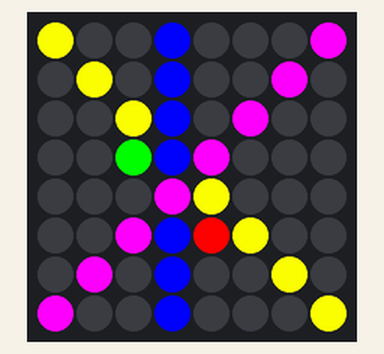
A program run on a simulated Raspberry Pi (BCM pin numbers) with a Sense HAT. Shown: the Sense HAT's 8×8 RGB LED matrix. What the program prints to the terminal is not drawn. At 0.0 s the program stops and its outputs stay as they are.

Above: at 0.1 s.

The program:

Class_MySenseHat_David_Kuster.py
```python
#!/usr/bin/python
# Author: David Kuster

#from sense_emu import SenseHat
from sense_hat import SenseHat
import math

class MySenseHat(SenseHat):
    """
    Unterklasse von SenseHat.
    - Überschreibt __init__()
    - Erweiterte set_pixel()-Methode:
        * akzeptiert int, float, str als Koordinaten
        * prüft Wertebereiche (0–7)
        * ignoriert Pixel ausserhalb
    - Neue Methode draw_line() zum Zeichnen von Linien mit robuster Berechnung.
    """

    def __init__(self):
        """
        Konstruktor der Unterklasse.
        Ruft den Konstruktor der Oberklasse auf und gibt eine Info-Meldung aus.
        """
        super().__init__()
        print("MySenseHat initialisiert")

    def set_pixel(self, x, y, r, g=None, b=None):
        """
        Erweiterte Version von set_pixel():
        - akzeptiert int, float, str für x und y
        - konvertiert und rundet Koordinaten automatisch
        - prüft, ob Koordinaten im Bereich [0..7] liegen
        - ignoriert ungültige Pixel ausserhalb des Bereiches
        - akzeptiert RGB entweder als Tupel oder als Einzelwerte
        """
        try:
            x = int(round(float(x)))
            y = int(round(float(y)))
        except (ValueError, TypeError):
            print(f"Ungültige Koordinaten: x={x}, y={y}")
            return

        if not (0 <= x <= 7 and 0 <= y <= 7):
            print(f"Pixel ausserhalb des Bereiches: x={x}, y={y}")
            return

        if isinstance(r, (list, tuple)):
            super().set_pixel(x, y, r[0], r[1], r[2])
        else:
            super().set_pixel(x, y, r, g, b)

    def draw_line(self, x_start, y_start, x_end, y_end, color=(255, 255, 255)):
        """
        Zeichnet eine Linie zwischen zwei Punkten (x_start, y_start) und (x_end, y_end).

        Eigenschaften:
        - Start- und Endpunkte können ausserhalb des LED-Matrix-Bereichs liegen
        - vertikale Linien (dx = 0) werden gesondert behandelt
        - bei steilen Linien (a > 1 oder a < -1) wird in y-Schritten gezeichnet
        - bei flachen Linien in x-Schritten
        """
        try:
            x_start, y_start = float(x_start), float(y_start)
            x_end, y_end = float(x_end), float(y_end)
        except ValueError:
            print("Ungültige Start-/Endkoordinaten")
            return

        dx = x_end - x_start
        dy = y_end - y_start

        if dx == 0:  # vertikale Linie
            y_min, y_max = sorted([y_start, y_end])
            for y in range(int(math.floor(y_min)), int(math.ceil(y_max)) + 1):
                self.set_pixel(x_start, y, color)
        else:
            a = dy / dx
            b = y_start - a * x_start

            if abs(a) <= 1:
                # in x-Schritten durchlaufen
                x_min, x_max = sorted([x_start, x_end])
                for x in range(int(math.floor(x_min)), int(math.ceil(x_max)) + 1):
                    y = a * x + b
                    self.set_pixel(x, y, color)
            else:
                # in y-Schritten durchlaufen
                y_min, y_max = sorted([y_start, y_end])
                for y in range(int(math.floor(y_min)), int(math.ceil(y_max)) + 1):
                    x = (y - b) / a
                    self.set_pixel(x, y, color)


# ================================
# Testprogramm (Test-Driven Style)
# ================================
if __name__ == "__main__":
    """
    Testprogramm für MySenseHat:
    - Erstellt ein MySenseHat-Objekt
    - Testet set_pixel() mit gültigen, ungültigen und konvertierbaren Werten
    - Testet draw_line() mit verschiedenen Fällen
    """
    sense = MySenseHat()
    sense.clear()
    sense.set_rotation(180)  # Drehen, damit es richtig rum ist

    # 1) Pixel korrekt setzen
    sense.set_pixel(4, 5, 255, 0, 0)       # rot
    sense.set_pixel("2", "3", (0, 255, 0)) # grün

    # 2) Pixel ausserhalb Bereich (Fehlerfall, sollte nicht crashen)
    sense.set_pixel(8, 5, 0, 255, 0)

    # 3) Linien zeichnen (verschiedene Fälle)
    sense.draw_line(0, 0, 7, 7, (255, 255, 0))   # Diagonal
    sense.draw_line(3, 0, 3, 7, (0, 0, 255))     # Vertikal
    sense.draw_line(0, 7, 7, 0, (255, 0, 255))   # Gegendiagonal
```
